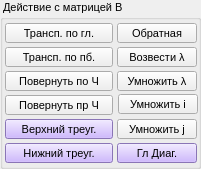
   <widget class="QGroupBox" name="MatB_groupBoxDey">
    <property name="geometry">
     <rect>
      <x>320</x>
      <y>330</y>
      <width>201</width>
      <height>169</height>
     </rect>
    </property>
    <property name="font">
     <font>
      <pointsize>8</pointsize>
     </font>
    </property>
    <property name="title">
     <string> Действие с матрицей B</string>
    </property>
    <widget class="QPushButton" name="MatB_TransGlav">
     <property name="geometry">
      <rect>
       <x>5</x>
       <y>23</y>
       <width>108</width>
       <height>20</height>
      </rect>
     </property>
     <property name="text">
      <string>Трансп. по гл.</string>
     </property>
     <property name="checkable">
      <bool>false</bool>
     </property>
     <property name="autoDefault">
      <bool>false</bool>
     </property>
     <property name="default">
      <bool>false</bool>
     </property>
    </widget>
    <widget class="QPushButton" name="MatB_Obrat">
     <property name="geometry">
      <rect>
       <x>117</x>
       <y>23</y>
       <width>80</width>
       <height>20</height>
      </rect>
     </property>
     <property name="text">
      <string>Обратная</string>
     </property>
    </widget>
    <widget class="QPushButton" name="MatB_Vozvesti">
     <property name="geometry">
      <rect>
       <x>117</x>
       <y>47</y>
       <width>80</width>
       <height>20</height>
      </rect>
     </property>
     <property name="text">
      <string>Возвести λ</string>
     </property>
    </widget>
    <widget class="QPushButton" name="MatB_Umnoj_na_lam">
     <property name="geometry">
      <rect>
       <x>117</x>
       <y>71</y>
       <width>80</width>
       <height>20</height>
      </rect>
     </property>
     <property name="text">
      <string>Умножить λ</string>
     </property>
    </widget>
    <widget class="QPushButton" name="MatB_PoChas">
     <property name="geometry">
      <rect>
       <x>5</x>
       <y>71</y>
       <width>108</width>
       <height>20</height>
      </rect>
     </property>
     <property name="text">
      <string>Повернуть по Ч</string>
     </property>
    </widget>
    <widget class="QPushButton" name="MatB_ProtChas">
     <property name="geometry">
      <rect>
       <x>5</x>
       <y>95</y>
       <width>108</width>
       <height>20</height>
      </rect>
     </property>
     <property name="text">
      <string>Повернуть пр Ч</string>
     </property>
    </widget>
    <widget class="QPushButton" name="MatB_Diag">
     <property name="geometry">
      <rect>
       <x>117</x>
       <y>143</y>
       <width>80</width>
       <height>20</height>
      </rect>
     </property>
     <property name="styleSheet">
      <string notr="true">background-color: rgb(193, 164, 255);</string>
     </property>
     <property name="text">
      <string>Гл Диаг.</string>
     </property>
    </widget>
    <widget class="QPushButton" name="MatB_VerhTreyg">
     <property name="geometry">
      <rect>
       <x>5</x>
       <y>119</y>
       <width>108</width>
       <height>20</height>
      </rect>
     </property>
     <property name="styleSheet">
      <string notr="true">background-color: rgb(193, 164, 255);</string>
     </property>
     <property name="text">
      <string>Верхний треуг.</string>
     </property>
    </widget>
    <widget class="QPushButton" name="MatB_NijnTreyg">
     <property name="geometry">
      <rect>
       <x>5</x>
       <y>143</y>
       <width>108</width>
       <height>20</height>
      </rect>
     </property>
     <property name="styleSheet">
      <string notr="true">background-color: rgb(193, 164, 255);</string>
     </property>
     <property name="text">
      <string>Нижний треуг.</string>
     </property>
    </widget>
    <widget class="QPushButton" name="MatB_Umnoj_iStr_na_i">
     <property name="geometry">
      <rect>
       <x>118</x>
       <y>94</y>
       <width>80</width>
       <height>20</height>
      </rect>
     </property>
     <property name="text">
      <string>Умножить i</string>
     </property>
    </widget>
    <widget class="QPushButton" name="MatB_Umnoj_jStl_na_j">
     <property name="geometry">
      <rect>
       <x>117</x>
       <y>119</y>
       <width>80</width>
       <height>20</height>
      </rect>
     </property>
     <property name="text">
      <string>Умножить j</string>
     </property>
    </widget>
    <widget class="QPushButton" name="MatB_TransPoboch">
     <property name="geometry">
      <rect>
       <x>5</x>
       <y>47</y>
       <width>108</width>
       <height>20</height>
      </rect>
     </property>
     <property name="text">
      <string>Трансп. по пб.</string>
     </property>
     <property name="checkable">
      <bool>false</bool>
     </property>
     <property name="autoDefault">
      <bool>false</bool>
     </property>
     <property name="default">
      <bool>false</bool>
     </property>
    </widget>
    <zorder>MatB_ProtChas</zorder>
    <zorder>MatB_TransGlav</zorder>
    <zorder>MatB_Obrat</zorder>
    <zorder>MatB_Vozvesti</zorder>
    <zorder>MatB_Umnoj_na_lam</zorder>
    <zorder>MatB_PoChas</zorder>
    <zorder>MatB_Diag</zorder>
    <zorder>MatB_VerhTreyg</zorder>
    <zorder>MatB_NijnTreyg</zorder>
    <zorder>MatB_Umnoj_iStr_na_i</zorder>
    <zorder>MatB_Umnoj_jStl_na_j</zorder>
    <zorder>MatB_TransPoboch</zorder>
   </widget>
